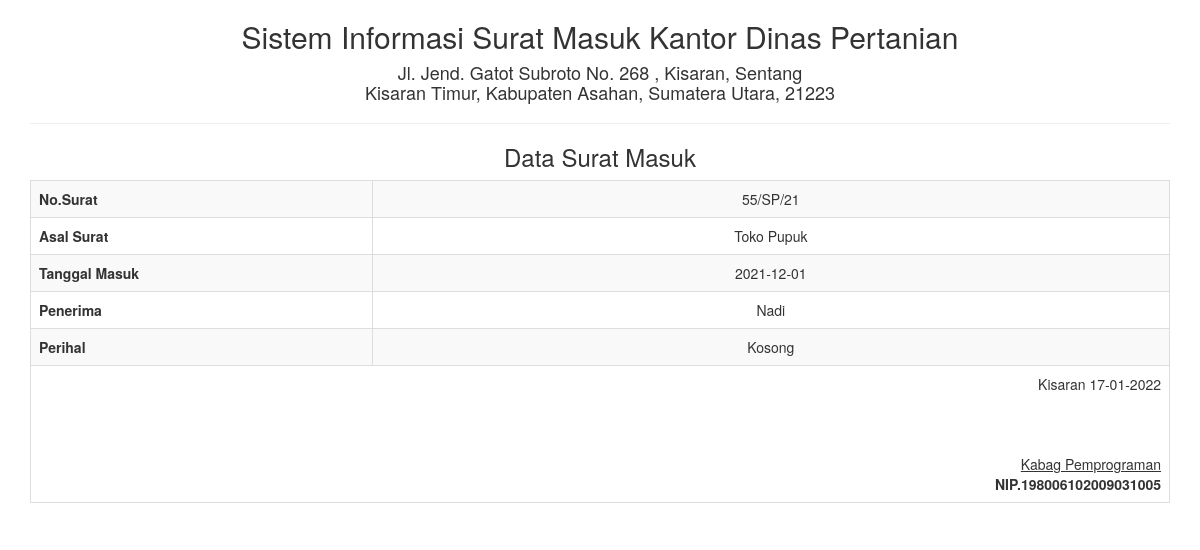
Page /report/suratmasuk_satu.php?id=12 on the committed database.
### tables this page shows
CREATE TABLE `surat_masuk` (
  `id` int(5) NOT NULL,
  `no_surat` varchar(15) NOT NULL,
  `asal_surat` varchar(20) NOT NULL,
  `tgl_masuk` date NOT NULL,
  `penerima` varchar(50) NOT NULL,
  `perihal` varchar(50) NOT NULL
);

### report/suratmasuk_satu.php (the view, shortened to what this page needs)
<!DOCTYPE html>
<html>
    <head>
        <link href="../Assets/css/bootstrap.min.css" rel="stylesheet" type="text/css"/>
    </head>
    <body onload="print()">
        <?php
        include '../config/koneksi.php';
        $sql = "SELECT * FROM surat_masuk WHERE id='" . $_GET ['id'] . "'";
        $query = mysqli_query($koneksi, $sql) or die("SQL Detail error");
        $data = mysqli_fetch_array($query);
        ?>
        <div class="container">
            <div class='row'>
                <div class="col-sm-12">
                    <div class="text-center">
                        <h2>Sistem Informasi Surat Masuk Kantor Dinas Pertanian </h2>
                        <h4>Jl. Jend. Gatot Subroto No. 268 , Kisaran, Sentang <br> Kisaran Timur, Kabupaten Asahan, Sumatera Utara, 21223</h4>
                        <hr>
                        <h3>Data Surat Masuk</h3>
                        <table class="table table-bordered table-striped table-hover">
                            <tbody>
                                <tr>
                                    <th = width="30%">No.Surat</th> <td><?= $data['no_surat'] ?></td>
                                </tr>
                                <tr>
                                     <th>Asal Surat</th> <td><?= $data['asal_surat'] ?></td>
                                </tr>
                                <tr>
                                   <th>Tanggal Masuk</th> <td><?= $data['tgl_masuk'] ?></td>
                                </tr>
								<tr>
                                    <th>Penerima</th> <td><?= $data['penerima'] ?></td>
                                </tr>
								<tr>
                                    <th>Perihal</th> <td><?= $data['perihal'] ?></td>
                                </tr>
                            </tbody>
                            <tfoot>
                                <tr>
                                    <td colspan="2" class="text-right">
                                        Kisaran  <?= date("d-m-Y") ?>
                                        <br><br><br><br>
                                        <u>Kabag Pemprograman<strong></u><br>
                                        NIP.198006102009031005
									</td>
								</tr>
							</tfoot>
                        </table>
                    </div>
                </div>
            </div>
    </body>
</html>

### rows in the picture
surat_masuk: no_surat "55/SP/21", asal_surat "Toko Pupuk", tgl_masuk "2021-12-01", penerima "Nadi", perihal "Kosong"
